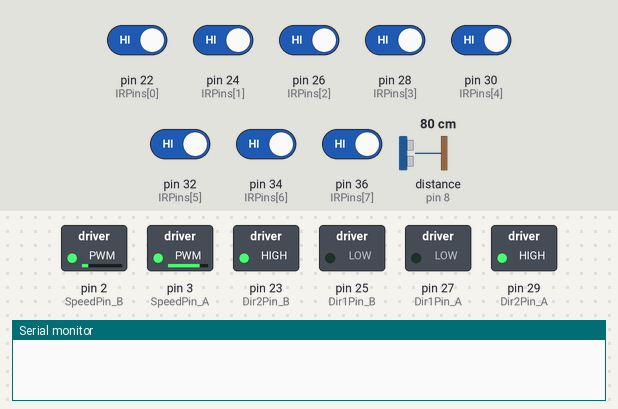
A sketch run on a simulated Arduino Mega 2560, built with avr-gcc and run on an emulated ATmega2560. Shown: switched loads named in the sketch (green lamp = pin HIGH), the last lines printed to the serial monitor. Wiring (inferred from the names in the program): ultrasonic range finder: trigger pin 9; echo pin 8. The inputs (shaded band) are chosen by the test bench; at power-on: pin 22 (IRPins[0]), pin 24 (IRPins[1]), pin 26 (IRPins[2]), pin 28 (IRPins[3]), pin 30 (IRPins[4]), pin 32 (IRPins[5]), pin 34 (IRPins[6]), pin 36 (IRPins[7]) HIGH, distance to the obstacle (sensor on pin 8) 80 cm. The echo pulse lasts 58.3 µs per cm; pins used as bus, display or sensor lines are not drawn.

Above: at 1.2 s.
1.3 s: distance to the obstacle (sensor on pin 8) set to 26 cm
2.8 s: distance to the obstacle (sensor on pin 8) set to 22 cm
At 3.6 s:
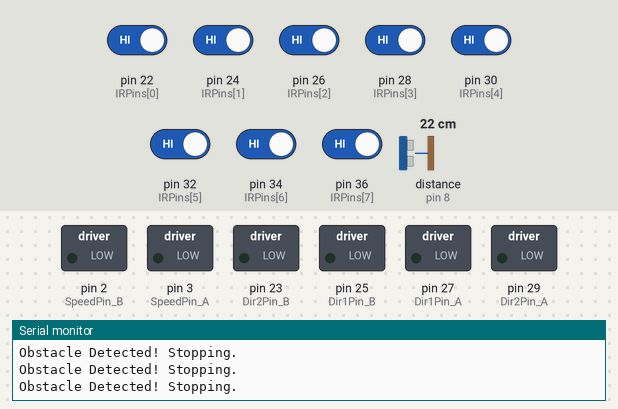
4.3 s: distance to the obstacle (sensor on pin 8) set to 35 cm
At 4.9 s:
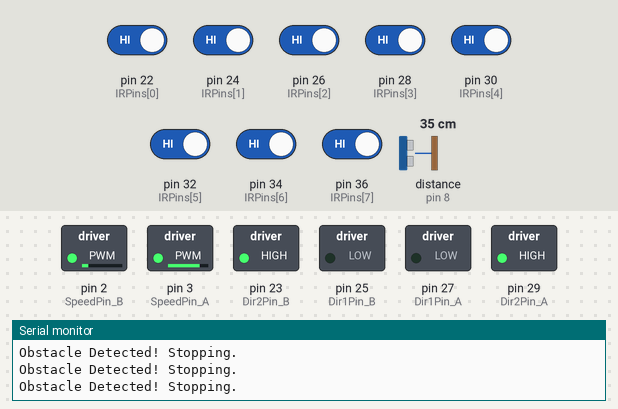
5.8 s: pin 22 (IRPins[0]) driven LOW
At 6.3 s:
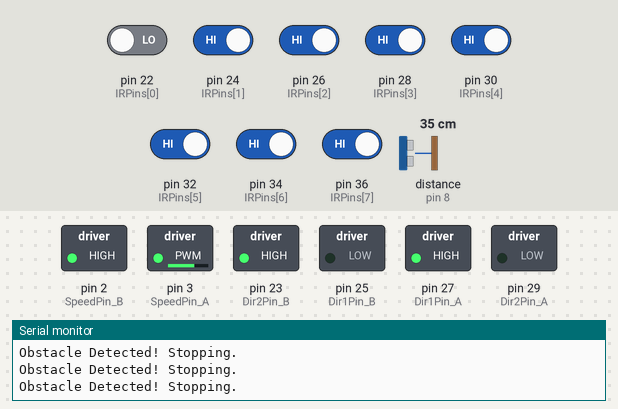
7.3 s: pin 24 (IRPins[1]) driven LOW
At 8.5 s:
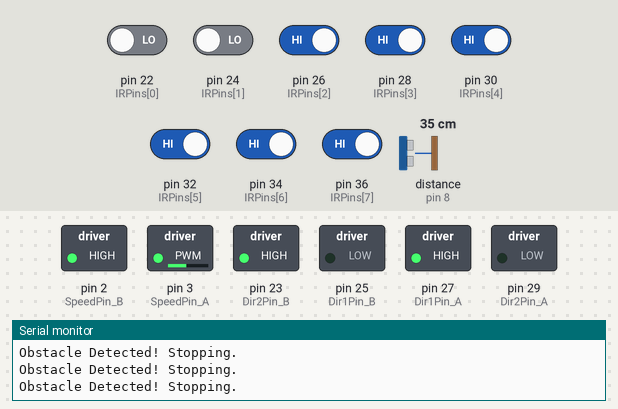
8.8 s: pin 26 (IRPins[2]) driven LOW
At 9.5 s:
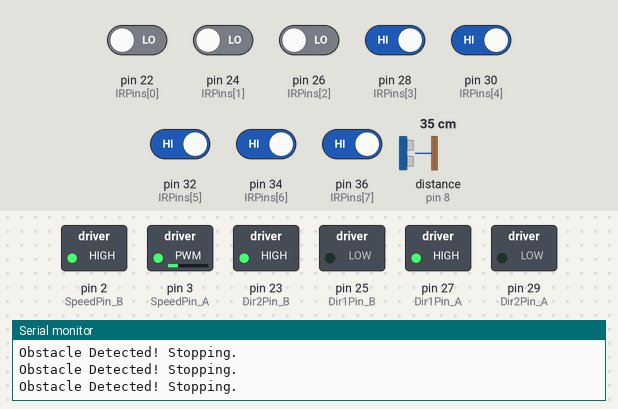
Timing chart, 0 to 11.3 s (numbered marks = the images above; inputs shaded):
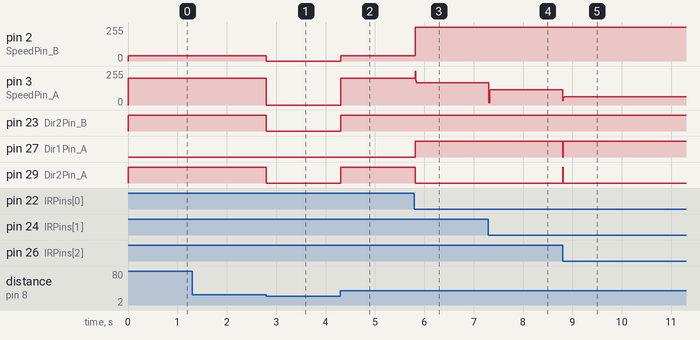

Measured:
- the behaviour switches between 25 and 24 cm on distance to the obstacle (sensor on pin 8) (found by bisection; images 0 and 1)
- after the input at 1.3 s, every drawn part: stays the same
- after the input at 2.8 s, pin 2 (SpeedPin_B): 40/255 → 0/255 at once; pin 3 (SpeedPin_A): 200/255 → 0/255 at once; pin 23 (Dir2Pin_B), pin 29 (Dir2Pin_A): HIGH → LOW at once
- after the input at 4.3 s, pin 2 (SpeedPin_B): 0/255 → 40/255 at once; pin 3 (SpeedPin_A): 0/255 → 200/255 at once; pin 23 (Dir2Pin_B), pin 29 (Dir2Pin_A): LOW → HIGH at once
- after the input at 5.8 s, pin 2 (SpeedPin_B): 40/255 → 255/255 at once; pin 3 (SpeedPin_A): 200/255 → 167/255 at once; pin 27 (Dir1Pin_A): LOW → HIGH at once; pin 29 (Dir2Pin_A): HIGH → LOW at once
- after the input at 7.3 s, pin 3 (SpeedPin_A): 167/255 → 115/255 at once
- after the input at 8.8 s, pin 3 (SpeedPin_A): 115/255 → 62/255 at once; pin 27 (Dir1Pin_A): HIGH → LOW at once, → HIGH 0.01 s later; pin 29 (Dir2Pin_A): LOW → HIGH at once, → LOW 0.01 s later

The sketch:

lpf_10s_v2.ino
```cpp
// --- Pin Definitions ---
const int IRPins[8] = {22, 24, 26, 28, 30, 32, 34, 36};
const int Dir1Pin_B = 25; // Left Motor Direction 1
const int Dir2Pin_B = 23; // Left Motor Direction 2
const int SpeedPin_B = 2;   // Left Motor Speed (PWM)
const int Dir1Pin_A = 27; // Right Motor Direction 1
const int Dir2Pin_A = 29; // Right Motor Direction 2
const int SpeedPin_A = 3;   // Right Motor Speed (PWM)
const int EchoPin = 8;
const int TrigPin = 9;

// --- PID Constants (튜닝이 필요한 값들) ---
float Kp = 105.0;
float Ki = 0.0;
float Kd = 200.0;

// --- Global Variables ---
float error = 0;
float lastError = 0;
float integral = 0;
const float midPsn = 3.5;
int baseSpeed = 200;    // (수정) 이제 '목표 최고 속도'가 됩니다.

float filtered_psn = 3.5;
float alpha = 0.977;

// --- (추가) 소프트 스타트(가속) 변수 ---
int currentSpeed = 0; // 현재 적용되는 기본 속도
int accelerationRate = 30; // 1 루프(10ms)당 증가할 속도 값 (튜닝 대상)


void setup() {
  Serial.begin(9600);
  for (int i = 0; i < 8; i++) {
    pinMode(IRPins[i], INPUT);
  }
  pinMode(Dir1Pin_A, OUTPUT);
  pinMode(Dir2Pin_A, OUTPUT);
  pinMode(SpeedPin_A, OUTPUT);
  pinMode(Dir1Pin_B, OUTPUT);
  pinMode(Dir2Pin_B, OUTPUT);
  pinMode(SpeedPin_B, OUTPUT);

  pinMode(TrigPin, OUTPUT);
  pinMode(EchoPin, INPUT);
}

void stopMotors() {
  analogWrite(SpeedPin_A, 0);
  analogWrite(SpeedPin_B, 0);
  digitalWrite(Dir1Pin_A, LOW);
  digitalWrite(Dir2Pin_A, LOW);
  digitalWrite(Dir1Pin_B, LOW);
  digitalWrite(Dir2Pin_B, LOW);

  // (추가) 장애물로 정지 시, 현재 속도를 0으로 리셋
  currentSpeed = 0;
}

void loop() {
  long duration;
  float distance;
  digitalWrite(TrigPin, LOW);
  delayMicroseconds(2);
  digitalWrite(TrigPin, HIGH);
  delayMicroseconds(10);
  digitalWrite(TrigPin, LOW);
  duration = pulseIn(EchoPin, HIGH);
  distance = duration * 0.034 / 2;

  if (distance < 24 && distance > 0) {
    stopMotors(); // (수정) 이 함수는 이제 currentSpeed를 0으로 리셋합니다.
    Serial.println("Obstacle Detected! Stopping.");
  }
  else {
    // --- (추가) 부드러운 가속 로직 ---
    // 장애물이 없으면, 목표 속도(baseSpeed)에 도달할 때까지 현재 속도를 천천히 올립니다.
    if (currentSpeed < baseSpeed) {
      currentSpeed += accelerationRate;
      // 목표 속도(baseSpeed)를 넘지 않도록 제한합니다.
      currentSpeed = min(currentSpeed, baseSpeed);
    }
    // ---------------------------------

    int vleft = 0;
    int vright = 0;

    // --- 1. Read Sensor Values ---
    int IRValues[8];
    int min = 8, max = -1;
    int count = 0;
    for (int i = 0; i < 8; i++) {
      IRValues[i] = digitalRead(IRPins[i]);
      if (IRValues[i] == LOW) {
        if (min == 8) min = i;
        max = i;
        count++;
      }
    }

    // --- 2. Process Sensor Data and Control Motors ---
    if (count > 0) {
      float psn = (min + max) / 2.0;

      filtered_psn = (alpha * psn) + ((1.0 - alpha) * filtered_psn);

      error = midPsn - filtered_psn;

      integral += error;
      integral = constrain(integral, -400, 400);

      float derivative = error - lastError;
      float correction = Kp * error + Ki * integral + Kd * derivative;
      lastError = error;

      // --- (수정) 모터 속도 계산 시 'baseSpeed' 대신 'currentSpeed' 사용 ---
      vleft = currentSpeed - correction;
      vright = currentSpeed + correction;
      // ----------------------------------------------------------------

      vleft = constrain(vleft, -255, 255);
      vright = constrain(vright, -255, 255);

      // --- Control Left Motor ---
      if (vleft >= 0) {
        digitalWrite(Dir1Pin_A, LOW); digitalWrite(Dir2Pin_A, HIGH);
        analogWrite(SpeedPin_A, vleft);
      } else {
        digitalWrite(Dir1Pin_A, HIGH); digitalWrite(Dir2Pin_A, LOW);
        analogWrite(SpeedPin_A, -vleft);
      }

      // --- Control Right Motor ---
      if (vright >= 0) {
        digitalWrite(Dir1Pin_B, LOW); digitalWrite(Dir2Pin_B, HIGH);
        analogWrite(SpeedPin_B, vright);
      } else {
        digitalWrite(Dir1Pin_B, HIGH); digitalWrite(Dir2Pin_B, LOW);
        analogWrite(SpeedPin_B, -vright);
      }
    }
    // If the line is lost
    else {
      // (라인 이탈 시 로직은 그대로 유지)
      if (lastError > 0) {
        digitalWrite(Dir1Pin_A, LOW);  digitalWrite(Dir2Pin_A, HIGH);
        digitalWrite(Dir1Pin_B, LOW); digitalWrite(Dir2Pin_B, HIGH);
        analogWrite(SpeedPin_A, 40);
        analogWrite(SpeedPin_B, 200);
      }
      else {
        digitalWrite(Dir1Pin_A, LOW); digitalWrite(Dir2Pin_A, HIGH);
        digitalWrite(Dir1Pin_B, LOW);  digitalWrite(Dir2Pin_B, HIGH);
        analogWrite(SpeedPin_A, 200);
        analogWrite(SpeedPin_B, 40);
      }
    }

    //--- 3. Debugging Output ---
    // Serial.print("Err: ");
    // Serial.print(error);
    // Serial.print(" | CurSpd: "); // (추가) 현재 가속도 확인용
    // Serial.print(currentSpeed);
    // Serial.print(" | L: ");
    // Serial.print(vleft);
    // Serial.print(" | R: ");
    // Serial.println(vright);
    // for (int i = 0; i <8; i++){
    //   Serial.print(IRValues[i]);
    // }
    // Serial.println();
  }

  delay(10); // A small delay to stabilize the loop
}
```
